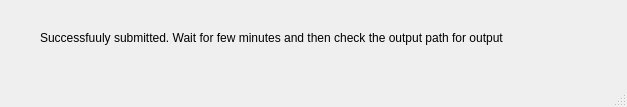
<?xml version="1.0" encoding="UTF-8"?>
<ui version="4.0">
 <class>MainWindow</class>
 <widget class="QMainWindow" name="MainWindow">
  <property name="geometry">
   <rect>
    <x>0</x>
    <y>0</y>
    <width>627</width>
    <height>107</height>
   </rect>
  </property>
  <property name="windowTitle">
   <string>MainWindow</string>
  </property>
  <widget class="QWidget" name="centralwidget">
   <widget class="QLabel" name="label">
    <property name="geometry">
     <rect>
      <x>40</x>
      <y>30</y>
      <width>541</width>
      <height>16</height>
     </rect>
    </property>
    <property name="text">
     <string>Successfuuly submitted. Wait for few minutes and then check the output path for output</string>
    </property>
   </widget>
  </widget>
  <widget class="QMenuBar" name="menubar">
   <property name="geometry">
    <rect>
     <x>0</x>
     <y>0</y>
     <width>627</width>
     <height>20</height>
    </rect>
   </property>
  </widget>
  <widget class="QStatusBar" name="statusbar"/>
 </widget>
 <resources/>
 <connections/>
</ui>
